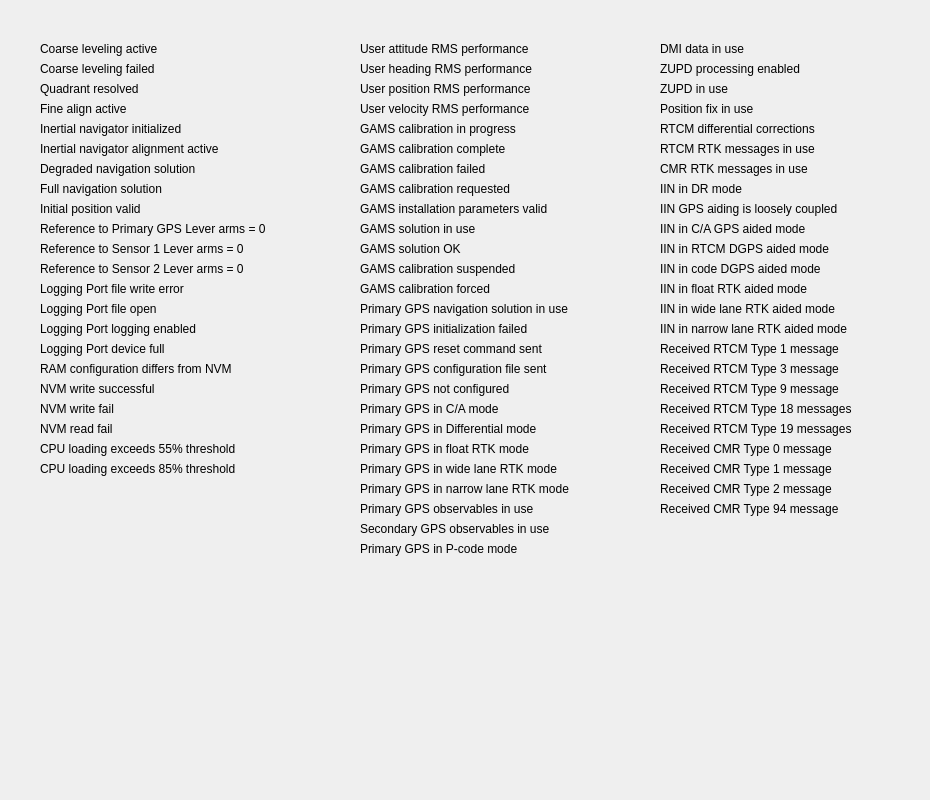
<?xml version="1.0" encoding="UTF-8"?>
<ui version="4.0">
 <class>GeneralStatusTab</class>
 <widget class="QWidget" name="GeneralStatusTab">
  <property name="geometry">
   <rect>
    <x>0</x>
    <y>0</y>
    <width>930</width>
    <height>800</height>
   </rect>
  </property>
  <property name="windowTitle">
   <string>Form</string>
  </property>
  <widget class="Led" name="coarseLevelingActiveLed" native="true">
   <property name="geometry">
    <rect>
     <x>10</x>
     <y>40</y>
     <width>16</width>
     <height>16</height>
    </rect>
   </property>
  </widget>
  <widget class="Led" name="coarseLevelingFailedLed" native="true">
   <property name="geometry">
    <rect>
     <x>10</x>
     <y>60</y>
     <width>16</width>
     <height>16</height>
    </rect>
   </property>
  </widget>
  <widget class="Led" name="quadrantResolvedLed" native="true">
   <property name="geometry">
    <rect>
     <x>10</x>
     <y>80</y>
     <width>16</width>
     <height>16</height>
    </rect>
   </property>
  </widget>
  <widget class="Led" name="fineAlignActiveLed" native="true">
   <property name="geometry">
    <rect>
     <x>10</x>
     <y>100</y>
     <width>16</width>
     <height>16</height>
    </rect>
   </property>
  </widget>
  <widget class="Led" name="inertialNavInitLed" native="true">
   <property name="geometry">
    <rect>
     <x>10</x>
     <y>120</y>
     <width>16</width>
     <height>16</height>
    </rect>
   </property>
  </widget>
  <widget class="Led" name="inertialNavAlignActiveLed" native="true">
   <property name="geometry">
    <rect>
     <x>10</x>
     <y>140</y>
     <width>16</width>
     <height>16</height>
    </rect>
   </property>
  </widget>
  <widget class="Led" name="degNavSolLed" native="true">
   <property name="geometry">
    <rect>
     <x>10</x>
     <y>160</y>
     <width>16</width>
     <height>16</height>
    </rect>
   </property>
  </widget>
  <widget class="Led" name="refPrimGPSLed" native="true">
   <property name="geometry">
    <rect>
     <x>10</x>
     <y>220</y>
     <width>16</width>
     <height>16</height>
    </rect>
   </property>
  </widget>
  <widget class="Led" name="initPosValidLed" native="true">
   <property name="geometry">
    <rect>
     <x>10</x>
     <y>200</y>
     <width>16</width>
     <height>16</height>
    </rect>
   </property>
  </widget>
  <widget class="Led" name="fullNavSolLed" native="true">
   <property name="geometry">
    <rect>
     <x>10</x>
     <y>180</y>
     <width>16</width>
     <height>16</height>
    </rect>
   </property>
  </widget>
  <widget class="Led" name="logPortFileOpenLed" native="true">
   <property name="geometry">
    <rect>
     <x>10</x>
     <y>300</y>
     <width>16</width>
     <height>16</height>
    </rect>
   </property>
  </widget>
  <widget class="Led" name="logPortLogEnableLed" native="true">
   <property name="geometry">
    <rect>
     <x>10</x>
     <y>320</y>
     <width>16</width>
     <height>16</height>
    </rect>
   </property>
  </widget>
  <widget class="Led" name="LogPortDeviceFullLed" native="true">
   <property name="geometry">
    <rect>
     <x>10</x>
     <y>340</y>
     <width>16</width>
     <height>16</height>
    </rect>
   </property>
  </widget>
  <widget class="Led" name="ramConfigLed" native="true">
   <property name="geometry">
    <rect>
     <x>10</x>
     <y>360</y>
     <width>16</width>
     <height>16</height>
    </rect>
   </property>
  </widget>
  <widget class="Led" name="nvmWriteSuccessLed" native="true">
   <property name="geometry">
    <rect>
     <x>10</x>
     <y>380</y>
     <width>16</width>
     <height>16</height>
    </rect>
   </property>
  </widget>
  <widget class="Led" name="nvmReadFailLed" native="true">
   <property name="geometry">
    <rect>
     <x>10</x>
     <y>420</y>
     <width>16</width>
     <height>16</height>
    </rect>
   </property>
  </widget>
  <widget class="Led" name="nvmWriteFailLed" native="true">
   <property name="geometry">
    <rect>
     <x>10</x>
     <y>400</y>
     <width>16</width>
     <height>16</height>
    </rect>
   </property>
  </widget>
  <widget class="Led" name="cpuLoading55Led" native="true">
   <property name="geometry">
    <rect>
     <x>10</x>
     <y>440</y>
     <width>16</width>
     <height>16</height>
    </rect>
   </property>
  </widget>
  <widget class="Led" name="cpuLoading85Led" native="true">
   <property name="geometry">
    <rect>
     <x>10</x>
     <y>460</y>
     <width>16</width>
     <height>16</height>
    </rect>
   </property>
  </widget>
  <widget class="Led" name="logPortWriteErrorLed" native="true">
   <property name="geometry">
    <rect>
     <x>10</x>
     <y>280</y>
     <width>16</width>
     <height>16</height>
    </rect>
   </property>
  </widget>
  <widget class="Led" name="refSensor2Led" native="true">
   <property name="geometry">
    <rect>
     <x>10</x>
     <y>260</y>
     <width>16</width>
     <height>16</height>
    </rect>
   </property>
  </widget>
  <widget class="Led" name="refSensor1Led" native="true">
   <property name="geometry">
    <rect>
     <x>10</x>
     <y>240</y>
     <width>16</width>
     <height>16</height>
    </rect>
   </property>
  </widget>
  <widget class="QLabel" name="label">
   <property name="geometry">
    <rect>
     <x>40</x>
     <y>40</y>
     <width>151</width>
     <height>17</height>
    </rect>
   </property>
   <property name="text">
    <string>Coarse leveling active</string>
   </property>
  </widget>
  <widget class="QLabel" name="label_2">
   <property name="geometry">
    <rect>
     <x>40</x>
     <y>80</y>
     <width>121</width>
     <height>17</height>
    </rect>
   </property>
   <property name="text">
    <string>Quadrant resolved</string>
   </property>
  </widget>
  <widget class="QLabel" name="label_3">
   <property name="geometry">
    <rect>
     <x>40</x>
     <y>100</y>
     <width>111</width>
     <height>17</height>
    </rect>
   </property>
   <property name="text">
    <string>Fine align active</string>
   </property>
  </widget>
  <widget class="QLabel" name="label_4">
   <property name="geometry">
    <rect>
     <x>40</x>
     <y>60</y>
     <width>151</width>
     <height>17</height>
    </rect>
   </property>
   <property name="text">
    <string>Coarse leveling failed</string>
   </property>
  </widget>
  <widget class="QLabel" name="label_5">
   <property name="geometry">
    <rect>
     <x>40</x>
     <y>200</y>
     <width>141</width>
     <height>17</height>
    </rect>
   </property>
   <property name="text">
    <string>Initial position valid</string>
   </property>
  </widget>
  <widget class="QLabel" name="label_6">
   <property name="geometry">
    <rect>
     <x>40</x>
     <y>320</y>
     <width>201</width>
     <height>17</height>
    </rect>
   </property>
   <property name="text">
    <string>Logging Port logging enabled</string>
   </property>
  </widget>
  <widget class="QLabel" name="label_7">
   <property name="geometry">
    <rect>
     <x>40</x>
     <y>180</y>
     <width>161</width>
     <height>17</height>
    </rect>
   </property>
   <property name="text">
    <string>Full navigation solution</string>
   </property>
  </widget>
  <widget class="QLabel" name="label_8">
   <property name="geometry">
    <rect>
     <x>40</x>
     <y>140</y>
     <width>231</width>
     <height>17</height>
    </rect>
   </property>
   <property name="text">
    <string>Inertial navigator alignment active</string>
   </property>
  </widget>
  <widget class="QLabel" name="label_9">
   <property name="geometry">
    <rect>
     <x>40</x>
     <y>120</y>
     <width>181</width>
     <height>17</height>
    </rect>
   </property>
   <property name="text">
    <string>Inertial navigator initialized</string>
   </property>
  </widget>
  <widget class="QLabel" name="label_10">
   <property name="geometry">
    <rect>
     <x>40</x>
     <y>160</y>
     <width>201</width>
     <height>17</height>
    </rect>
   </property>
   <property name="text">
    <string>Degraded navigation solution</string>
   </property>
  </widget>
  <widget class="QLabel" name="label_12">
   <property name="geometry">
    <rect>
     <x>40</x>
     <y>460</y>
     <width>241</width>
     <height>17</height>
    </rect>
   </property>
   <property name="text">
    <string>CPU loading exceeds 85% threshold</string>
   </property>
  </widget>
  <widget class="QLabel" name="label_13">
   <property name="geometry">
    <rect>
     <x>40</x>
     <y>420</y>
     <width>101</width>
     <height>17</height>
    </rect>
   </property>
   <property name="text">
    <string>NVM read fail</string>
   </property>
  </widget>
  <widget class="QLabel" name="label_14">
   <property name="geometry">
    <rect>
     <x>40</x>
     <y>440</y>
     <width>241</width>
     <height>17</height>
    </rect>
   </property>
   <property name="text">
    <string>CPU loading exceeds 55% threshold</string>
   </property>
  </widget>
  <widget class="QLabel" name="label_15">
   <property name="geometry">
    <rect>
     <x>40</x>
     <y>400</y>
     <width>111</width>
     <height>17</height>
    </rect>
   </property>
   <property name="text">
    <string>NVM write fail</string>
   </property>
  </widget>
  <widget class="QLabel" name="label_16">
   <property name="geometry">
    <rect>
     <x>40</x>
     <y>340</y>
     <width>161</width>
     <height>17</height>
    </rect>
   </property>
   <property name="text">
    <string>Logging Port device full</string>
   </property>
  </widget>
  <widget class="QLabel" name="label_17">
   <property name="geometry">
    <rect>
     <x>40</x>
     <y>380</y>
     <width>151</width>
     <height>17</height>
    </rect>
   </property>
   <property name="text">
    <string>NVM write successful</string>
   </property>
  </widget>
  <widget class="QLabel" name="label_18">
   <property name="geometry">
    <rect>
     <x>40</x>
     <y>360</y>
     <width>241</width>
     <height>17</height>
    </rect>
   </property>
   <property name="text">
    <string>RAM configuration differs from NVM</string>
   </property>
  </widget>
  <widget class="QLabel" name="label_19">
   <property name="geometry">
    <rect>
     <x>40</x>
     <y>300</y>
     <width>151</width>
     <height>17</height>
    </rect>
   </property>
   <property name="text">
    <string>Logging Port file open</string>
   </property>
  </widget>
  <widget class="QLabel" name="label_20">
   <property name="geometry">
    <rect>
     <x>40</x>
     <y>280</y>
     <width>181</width>
     <height>17</height>
    </rect>
   </property>
   <property name="text">
    <string>Logging Port file write error</string>
   </property>
  </widget>
  <widget class="QLabel" name="label_21">
   <property name="geometry">
    <rect>
     <x>40</x>
     <y>260</y>
     <width>261</width>
     <height>17</height>
    </rect>
   </property>
   <property name="text">
    <string>Reference to Sensor 2 Lever arms = 0</string>
   </property>
  </widget>
  <widget class="QLabel" name="label_22">
   <property name="geometry">
    <rect>
     <x>40</x>
     <y>240</y>
     <width>261</width>
     <height>17</height>
    </rect>
   </property>
   <property name="text">
    <string>Reference to Sensor 1 Lever arms = 0</string>
   </property>
  </widget>
  <widget class="QLabel" name="label_23">
   <property name="geometry">
    <rect>
     <x>40</x>
     <y>220</y>
     <width>271</width>
     <height>17</height>
    </rect>
   </property>
   <property name="text">
    <string>Reference to Primary GPS Lever arms = 0</string>
   </property>
  </widget>
  <widget class="Led" name="gamsInstallParamsLed" native="true">
   <property name="geometry">
    <rect>
     <x>330</x>
     <y>200</y>
     <width>16</width>
     <height>16</height>
    </rect>
   </property>
  </widget>
  <widget class="Led" name="primGPSRTKModeLed" native="true">
   <property name="geometry">
    <rect>
     <x>330</x>
     <y>440</y>
     <width>16</width>
     <height>16</height>
    </rect>
   </property>
  </widget>
  <widget class="QLabel" name="label_11">
   <property name="geometry">
    <rect>
     <x>360</x>
     <y>320</y>
     <width>211</width>
     <height>17</height>
    </rect>
   </property>
   <property name="text">
    <string>Primary GPS initialization failed</string>
   </property>
  </widget>
  <widget class="Led" name="primGPSNotConfiguredLed" native="true">
   <property name="geometry">
    <rect>
     <x>330</x>
     <y>380</y>
     <width>16</width>
     <height>16</height>
    </rect>
   </property>
  </widget>
  <widget class="QLabel" name="label_24">
   <property name="geometry">
    <rect>
     <x>360</x>
     <y>160</y>
     <width>161</width>
     <height>17</height>
    </rect>
   </property>
   <property name="text">
    <string>GAMS calibration failed</string>
   </property>
  </widget>
  <widget class="Led" name="gamsCalibReqLed" native="true">
   <property name="geometry">
    <rect>
     <x>330</x>
     <y>180</y>
     <width>16</width>
     <height>16</height>
    </rect>
   </property>
  </widget>
  <widget class="QLabel" name="label_25">
   <property name="geometry">
    <rect>
     <x>360</x>
     <y>40</y>
     <width>211</width>
     <height>17</height>
    </rect>
   </property>
   <property name="text">
    <string>User attitude RMS performance</string>
   </property>
  </widget>
  <widget class="QLabel" name="label_26">
   <property name="geometry">
    <rect>
     <x>360</x>
     <y>360</y>
     <width>231</width>
     <height>17</height>
    </rect>
   </property>
   <property name="text">
    <string>Primary GPS configuration file sent</string>
   </property>
  </widget>
  <widget class="QLabel" name="label_27">
   <property name="geometry">
    <rect>
     <x>360</x>
     <y>380</y>
     <width>181</width>
     <height>17</height>
    </rect>
   </property>
   <property name="text">
    <string>Primary GPS not configured</string>
   </property>
  </widget>
  <widget class="QLabel" name="label_28">
   <property name="geometry">
    <rect>
     <x>360</x>
     <y>460</y>
     <width>241</width>
     <height>17</height>
    </rect>
   </property>
   <property name="text">
    <string>Primary GPS in wide lane RTK mode</string>
   </property>
  </widget>
  <widget class="QLabel" name="label_29">
   <property name="geometry">
    <rect>
     <x>360</x>
     <y>180</y>
     <width>191</width>
     <height>17</height>
    </rect>
   </property>
   <property name="text">
    <string>GAMS calibration requested</string>
   </property>
  </widget>
  <widget class="Led" name="attitudeRMSLed" native="true">
   <property name="geometry">
    <rect>
     <x>330</x>
     <y>40</y>
     <width>16</width>
     <height>16</height>
    </rect>
   </property>
  </widget>
  <widget class="Led" name="primGPSCAModeLed" native="true">
   <property name="geometry">
    <rect>
     <x>330</x>
     <y>400</y>
     <width>16</width>
     <height>16</height>
    </rect>
   </property>
  </widget>
  <widget class="QLabel" name="label_30">
   <property name="geometry">
    <rect>
     <x>360</x>
     <y>260</y>
     <width>191</width>
     <height>17</height>
    </rect>
   </property>
   <property name="text">
    <string>GAMS calibration suspended</string>
   </property>
  </widget>
  <widget class="Led" name="gamsCalibFailedLed" native="true">
   <property name="geometry">
    <rect>
     <x>330</x>
     <y>160</y>
     <width>16</width>
     <height>16</height>
    </rect>
   </property>
  </widget>
  <widget class="QLabel" name="label_31">
   <property name="geometry">
    <rect>
     <x>360</x>
     <y>300</y>
     <width>261</width>
     <height>17</height>
    </rect>
   </property>
   <property name="text">
    <string>Primary GPS navigation solution in use</string>
   </property>
  </widget>
  <widget class="QLabel" name="label_32">
   <property name="geometry">
    <rect>
     <x>360</x>
     <y>280</y>
     <width>161</width>
     <height>17</height>
    </rect>
   </property>
   <property name="text">
    <string>GAMS calibration forced</string>
   </property>
  </widget>
  <widget class="QLabel" name="label_33">
   <property name="geometry">
    <rect>
     <x>360</x>
     <y>240</y>
     <width>121</width>
     <height>17</height>
    </rect>
   </property>
   <property name="text">
    <string>GAMS solution OK</string>
   </property>
  </widget>
  <widget class="Led" name="primGPSResetLed" native="true">
   <property name="geometry">
    <rect>
     <x>330</x>
     <y>340</y>
     <width>16</width>
     <height>16</height>
    </rect>
   </property>
  </widget>
  <widget class="QLabel" name="label_34">
   <property name="geometry">
    <rect>
     <x>360</x>
     <y>400</y>
     <width>171</width>
     <height>17</height>
    </rect>
   </property>
   <property name="text">
    <string>Primary GPS in C/A mode</string>
   </property>
  </widget>
  <widget class="QLabel" name="label_35">
   <property name="geometry">
    <rect>
     <x>360</x>
     <y>420</y>
     <width>221</width>
     <height>17</height>
    </rect>
   </property>
   <property name="text">
    <string>Primary GPS in Differential mode</string>
   </property>
  </widget>
  <widget class="QLabel" name="label_36">
   <property name="geometry">
    <rect>
     <x>360</x>
     <y>140</y>
     <width>181</width>
     <height>17</height>
    </rect>
   </property>
   <property name="text">
    <string>GAMS calibration complete</string>
   </property>
  </widget>
  <widget class="Led" name="velRMSLed" native="true">
   <property name="geometry">
    <rect>
     <x>330</x>
     <y>100</y>
     <width>16</width>
     <height>16</height>
    </rect>
   </property>
  </widget>
  <widget class="Led" name="gamsSolOkLed" native="true">
   <property name="geometry">
    <rect>
     <x>330</x>
     <y>240</y>
     <width>16</width>
     <height>16</height>
    </rect>
   </property>
  </widget>
  <widget class="Led" name="primGPSInitFailedLed" native="true">
   <property name="geometry">
    <rect>
     <x>330</x>
     <y>320</y>
     <width>16</width>
     <height>16</height>
    </rect>
   </property>
  </widget>
  <widget class="QLabel" name="label_37">
   <property name="geometry">
    <rect>
     <x>360</x>
     <y>220</y>
     <width>141</width>
     <height>17</height>
    </rect>
   </property>
   <property name="text">
    <string>GAMS solution in use</string>
   </property>
  </widget>
  <widget class="Led" name="gamsCalibProgressLed" native="true">
   <property name="geometry">
    <rect>
     <x>330</x>
     <y>120</y>
     <width>16</width>
     <height>16</height>
    </rect>
   </property>
  </widget>
  <widget class="QLabel" name="label_38">
   <property name="geometry">
    <rect>
     <x>360</x>
     <y>120</y>
     <width>191</width>
     <height>17</height>
    </rect>
   </property>
   <property name="text">
    <string>GAMS calibration in progress</string>
   </property>
  </widget>
  <widget class="Led" name="gamsCalibForcedLed" native="true">
   <property name="geometry">
    <rect>
     <x>330</x>
     <y>280</y>
     <width>16</width>
     <height>16</height>
    </rect>
   </property>
  </widget>
  <widget class="QLabel" name="label_39">
   <property name="geometry">
    <rect>
     <x>360</x>
     <y>200</y>
     <width>241</width>
     <height>17</height>
    </rect>
   </property>
   <property name="text">
    <string>GAMS installation parameters valid</string>
   </property>
  </widget>
  <widget class="QLabel" name="label_40">
   <property name="geometry">
    <rect>
     <x>360</x>
     <y>80</y>
     <width>211</width>
     <height>17</height>
    </rect>
   </property>
   <property name="text">
    <string>User position RMS performance</string>
   </property>
  </widget>
  <widget class="Led" name="primGPSConfigSentLed" native="true">
   <property name="geometry">
    <rect>
     <x>330</x>
     <y>360</y>
     <width>16</width>
     <height>16</height>
    </rect>
   </property>
  </widget>
  <widget class="Led" name="primGPSWideRTKModeLed" native="true">
   <property name="geometry">
    <rect>
     <x>330</x>
     <y>460</y>
     <width>16</width>
     <height>16</height>
    </rect>
   </property>
  </widget>
  <widget class="Led" name="headingRMSLed" native="true">
   <property name="geometry">
    <rect>
     <x>330</x>
     <y>60</y>
     <width>16</width>
     <height>16</height>
    </rect>
   </property>
  </widget>
  <widget class="QLabel" name="label_41">
   <property name="geometry">
    <rect>
     <x>360</x>
     <y>440</y>
     <width>201</width>
     <height>17</height>
    </rect>
   </property>
   <property name="text">
    <string>Primary GPS in float RTK mode</string>
   </property>
  </widget>
  <widget class="QLabel" name="label_42">
   <property name="geometry">
    <rect>
     <x>360</x>
     <y>60</y>
     <width>211</width>
     <height>17</height>
    </rect>
   </property>
   <property name="text">
    <string>User heading RMS performance</string>
   </property>
  </widget>
  <widget class="QLabel" name="label_43">
   <property name="geometry">
    <rect>
     <x>360</x>
     <y>100</y>
     <width>211</width>
     <height>17</height>
    </rect>
   </property>
   <property name="text">
    <string>User velocity RMS performance</string>
   </property>
  </widget>
  <widget class="Led" name="primGPSNavSolInUseLed" native="true">
   <property name="geometry">
    <rect>
     <x>330</x>
     <y>300</y>
     <width>16</width>
     <height>16</height>
    </rect>
   </property>
  </widget>
  <widget class="QLabel" name="label_44">
   <property name="geometry">
    <rect>
     <x>360</x>
     <y>340</y>
     <width>221</width>
     <height>17</height>
    </rect>
   </property>
   <property name="text">
    <string>Primary GPS reset command sent</string>
   </property>
  </widget>
  <widget class="Led" name="gamsCalibSuspLed" native="true">
   <property name="geometry">
    <rect>
     <x>330</x>
     <y>260</y>
     <width>16</width>
     <height>16</height>
    </rect>
   </property>
  </widget>
  <widget class="Led" name="gamsSolInUseLed" native="true">
   <property name="geometry">
    <rect>
     <x>330</x>
     <y>220</y>
     <width>16</width>
     <height>16</height>
    </rect>
   </property>
  </widget>
  <widget class="Led" name="primGPSDIffModLed" native="true">
   <property name="geometry">
    <rect>
     <x>330</x>
     <y>420</y>
     <width>16</width>
     <height>16</height>
    </rect>
   </property>
  </widget>
  <widget class="Led" name="posRMSLed" native="true">
   <property name="geometry">
    <rect>
     <x>330</x>
     <y>80</y>
     <width>16</width>
     <height>16</height>
    </rect>
   </property>
  </widget>
  <widget class="Led" name="gamsCalibCompleteLed" native="true">
   <property name="geometry">
    <rect>
     <x>330</x>
     <y>140</y>
     <width>16</width>
     <height>16</height>
    </rect>
   </property>
  </widget>
  <widget class="Led" name="primGPSNarrowRTKModeLed" native="true">
   <property name="geometry">
    <rect>
     <x>330</x>
     <y>480</y>
     <width>16</width>
     <height>16</height>
    </rect>
   </property>
  </widget>
  <widget class="QLabel" name="label_49">
   <property name="geometry">
    <rect>
     <x>360</x>
     <y>520</y>
     <width>231</width>
     <height>17</height>
    </rect>
   </property>
   <property name="text">
    <string>Secondary GPS observables in use</string>
   </property>
  </widget>
  <widget class="Led" name="secGPSObsLed" native="true">
   <property name="geometry">
    <rect>
     <x>330</x>
     <y>520</y>
     <width>16</width>
     <height>16</height>
    </rect>
   </property>
  </widget>
  <widget class="QLabel" name="label_51">
   <property name="geometry">
    <rect>
     <x>360</x>
     <y>500</y>
     <width>211</width>
     <height>17</height>
    </rect>
   </property>
   <property name="text">
    <string>Primary GPS observables in use</string>
   </property>
  </widget>
  <widget class="Led" name="primGPSObsLed" native="true">
   <property name="geometry">
    <rect>
     <x>330</x>
     <y>500</y>
     <width>16</width>
     <height>16</height>
    </rect>
   </property>
  </widget>
  <widget class="QLabel" name="label_52">
   <property name="geometry">
    <rect>
     <x>360</x>
     <y>480</y>
     <width>251</width>
     <height>17</height>
    </rect>
   </property>
   <property name="text">
    <string>Primary GPS in narrow lane RTK mode</string>
   </property>
  </widget>
  <widget class="QLabel" name="label_53">
   <property name="geometry">
    <rect>
     <x>360</x>
     <y>540</y>
     <width>191</width>
     <height>17</height>
    </rect>
   </property>
   <property name="text">
    <string>Primary GPS in P-code mode</string>
   </property>
  </widget>
  <widget class="Led" name="primGPSPCodeLed" native="true">
   <property name="geometry">
    <rect>
     <x>330</x>
     <y>540</y>
     <width>16</width>
     <height>16</height>
    </rect>
   </property>
  </widget>
  <widget class="QLabel" name="label_45">
   <property name="geometry">
    <rect>
     <x>660</x>
     <y>140</y>
     <width>181</width>
     <height>17</height>
    </rect>
   </property>
   <property name="text">
    <string>RTCM RTK messages in use</string>
   </property>
  </widget>
  <widget class="QLabel" name="label_46">
   <property name="geometry">
    <rect>
     <x>660</x>
     <y>380</y>
     <width>211</width>
     <height>17</height>
    </rect>
   </property>
   <property name="text">
    <string>Received RTCM Type 9 message</string>
   </property>
  </widget>
  <widget class="QLabel" name="label_47">
   <property name="geometry">
    <rect>
     <x>660</x>
     <y>80</y>
     <width>211</width>
     <height>17</height>
    </rect>
   </property>
   <property name="text">
    <string>ZUPD in use</string>
   </property>
  </widget>
  <widget class="QLabel" name="label_48">
   <property name="geometry">
    <rect>
     <x>660</x>
     <y>220</y>
     <width>171</width>
     <height>17</height>
    </rect>
   </property>
   <property name="text">
    <string>IIN in C/A GPS aided mode</string>
   </property>
  </widget>
  <widget class="QLabel" name="label_50">
   <property name="geometry">
    <rect>
     <x>660</x>
     <y>300</y>
     <width>261</width>
     <height>17</height>
    </rect>
   </property>
   <property name="text">
    <string>IIN in wide lane RTK aided mode</string>
   </property>
  </widget>
  <widget class="QLabel" name="label_54">
   <property name="geometry">
    <rect>
     <x>660</x>
     <y>260</y>
     <width>191</width>
     <height>17</height>
    </rect>
   </property>
   <property name="text">
    <string>IIN in code DGPS aided mode</string>
   </property>
  </widget>
  <widget class="QLabel" name="label_55">
   <property name="geometry">
    <rect>
     <x>660</x>
     <y>480</y>
     <width>251</width>
     <height>17</height>
    </rect>
   </property>
   <property name="text">
    <string>Received CMR Type 2 message</string>
   </property>
  </widget>
  <widget class="Led" name="cmrRTKMsgInUseLed" native="true">
   <property name="geometry">
    <rect>
     <x>630</x>
     <y>160</y>
     <width>16</width>
     <height>16</height>
    </rect>
   </property>
  </widget>
  <widget class="Led" name="iinDGPSLed" native="true">
   <property name="geometry">
    <rect>
     <x>630</x>
     <y>260</y>
     <width>16</width>
     <height>16</height>
    </rect>
   </property>
  </widget>
  <widget class="QLabel" name="label_56">
   <property name="geometry">
    <rect>
     <x>660</x>
     <y>60</y>
     <width>211</width>
     <height>17</height>
    </rect>
   </property>
   <property name="text">
    <string>ZUPD processing enabled</string>
   </property>
  </widget>
  <widget class="Led" name="iinDRModeLed" native="true">
   <property name="geometry">
    <rect>
     <x>630</x>
     <y>180</y>
     <width>16</width>
     <height>16</height>
    </rect>
   </property>
  </widget>
  <widget class="Led" name="iinRTCMDGPSLed" native="true">
   <property name="geometry">
    <rect>
     <x>630</x>
     <y>240</y>
     <width>16</width>
     <height>16</height>
    </rect>
   </property>
  </widget>
  <widget class="Led" name="recRTCM18Led" native="true">
   <property name="geometry">
    <rect>
     <x>630</x>
     <y>400</y>
     <width>16</width>
     <height>16</height>
    </rect>
   </property>
  </widget>
  <widget class="QLabel" name="label_57">
   <property name="geometry">
    <rect>
     <x>660</x>
     <y>400</y>
     <width>231</width>
     <height>17</height>
    </rect>
   </property>
   <property name="text">
    <string>Received RTCM Type 18 messages</string>
   </property>
  </widget>
  <widget class="Led" name="zupdProcEnabledLed" native="true">
   <property name="geometry">
    <rect>
     <x>630</x>
     <y>60</y>
     <width>16</width>
     <height>16</height>
    </rect>
   </property>
  </widget>
  <widget class="Led" name="iinNarrowRTKLed" native="true">
   <property name="geometry">
    <rect>
     <x>630</x>
     <y>320</y>
     <width>16</width>
     <height>16</height>
    </rect>
   </property>
  </widget>
  <widget class="QLabel" name="label_58">
   <property name="geometry">
    <rect>
     <x>660</x>
     <y>40</y>
     <width>211</width>
     <height>17</height>
    </rect>
   </property>
   <property name="text">
    <string>DMI data in use</string>
   </property>
  </widget>
  <widget class="QLabel" name="label_59">
   <property name="geometry">
    <rect>
     <x>660</x>
     <y>420</y>
     <width>231</width>
     <height>17</height>
    </rect>
   </property>
   <property name="text">
    <string>Received RTCM Type 19 messages</string>
   </property>
  </widget>
  <widget class="Led" name="iinWideRTKLed" native="true">
   <property name="geometry">
    <rect>
     <x>630</x>
     <y>300</y>
     <width>16</width>
     <height>16</height>
    </rect>
   </property>
  </widget>
  <widget class="Led" name="iinCALed" native="true">
   <property name="geometry">
    <rect>
     <x>630</x>
     <y>220</y>
     <width>16</width>
     <height>16</height>
    </rect>
   </property>
  </widget>
  <widget class="Led" name="rtcmRTKMsgInUseLed" native="true">
   <property name="geometry">
    <rect>
     <x>630</x>
     <y>140</y>
     <width>16</width>
     <height>16</height>
    </rect>
   </property>
  </widget>
  <widget class="QLabel" name="label_60">
   <property name="geometry">
    <rect>
     <x>660</x>
     <y>180</y>
     <width>191</width>
     <height>17</height>
    </rect>
   </property>
   <property name="text">
    <string>IIN in DR mode</string>
   </property>
  </widget>
  <widget class="Led" name="recCMR94Led" native="true">
   <property name="geometry">
    <rect>
     <x>630</x>
     <y>500</y>
     <width>16</width>
     <height>16</height>
    </rect>
   </property>
  </widget>
  <widget class="QLabel" name="label_61">
   <property name="geometry">
    <rect>
     <x>660</x>
     <y>240</y>
     <width>201</width>
     <height>17</height>
    </rect>
   </property>
   <property name="text">
    <string>IIN in RTCM DGPS aided mode</string>
   </property>
  </widget>
  <widget class="QLabel" name="label_62">
   <property name="geometry">
    <rect>
     <x>660</x>
     <y>120</y>
     <width>191</width>
     <height>17</height>
    </rect>
   </property>
   <property name="text">
    <string>RTCM differential corrections</string>
   </property>
  </widget>
  <widget class="Led" name="rtcmDiffCorrLed" native="true">
   <property name="geometry">
    <rect>
     <x>630</x>
     <y>120</y>
     <width>16</width>
     <height>16</height>
    </rect>
   </property>
  </widget>
  <widget class="QLabel" name="label_63">
   <property name="geometry">
    <rect>
     <x>660</x>
     <y>320</y>
     <width>231</width>
     <height>17</height>
    </rect>
   </property>
   <property name="text">
    <string>IIN in narrow lane RTK aided mode</string>
   </property>
  </widget>
  <widget class="Led" name="dmiInUseLed" native="true">
   <property name="geometry">
    <rect>
     <x>630</x>
     <y>40</y>
     <width>16</width>
     <height>16</height>
    </rect>
   </property>
  </widget>
  <widget class="QLabel" name="label_64">
   <property name="geometry">
    <rect>
     <x>660</x>
     <y>100</y>
     <width>211</width>
     <height>17</height>
    </rect>
   </property>
   <property name="text">
    <string>Position fix in use</string>
   </property>
  </widget>
  <widget class="QLabel" name="label_65">
   <property name="geometry">
    <rect>
     <x>660</x>
     <y>280</y>
     <width>181</width>
     <height>17</height>
    </rect>
   </property>
   <property name="text">
    <string>IIN in float RTK aided mode</string>
   </property>
  </widget>
  <widget class="QLabel" name="label_66">
   <property name="geometry">
    <rect>
     <x>660</x>
     <y>200</y>
     <width>241</width>
     <height>17</height>
    </rect>
   </property>
   <property name="text">
    <string>IIN GPS aiding is loosely coupled</string>
   </property>
  </widget>
  <widget class="QLabel" name="label_67">
   <property name="geometry">
    <rect>
     <x>660</x>
     <y>340</y>
     <width>221</width>
     <height>17</height>
    </rect>
   </property>
   <property name="text">
    <string>Received RTCM Type 1 message</string>
   </property>
  </widget>
  <widget class="Led" name="iinRTKLed" native="true">
   <property name="geometry">
    <rect>
     <x>630</x>
     <y>280</y>
     <width>16</width>
     <height>16</height>
    </rect>
   </property>
  </widget>
  <widget class="QLabel" name="label_70">
   <property name="geometry">
    <rect>
     <x>660</x>
     <y>440</y>
     <width>211</width>
     <height>17</height>
    </rect>
   </property>
   <property name="text">
    <string>Received CMR Type 0 message</string>
   </property>
  </widget>
  <widget class="Led" name="recCMR0Led" native="true">
   <property name="geometry">
    <rect>
     <x>630</x>
     <y>440</y>
     <width>16</width>
     <height>16</height>
    </rect>
   </property>
  </widget>
  <widget class="QLabel" name="label_71">
   <property name="geometry">
    <rect>
     <x>660</x>
     <y>360</y>
     <width>231</width>
     <height>17</height>
    </rect>
   </property>
   <property name="text">
    <string>Received RTCM Type 3 message</string>
   </property>
  </widget>
  <widget class="Led" name="recRTCM19Led" native="true">
   <property name="geometry">
    <rect>
     <x>630</x>
     <y>420</y>
     <width>16</width>
     <height>16</height>
    </rect>
   </property>
  </widget>
  <widget class="QLabel" name="label_72">
   <property name="geometry">
    <rect>
     <x>660</x>
     <y>160</y>
     <width>181</width>
     <height>17</height>
    </rect>
   </property>
   <property name="text">
    <string>CMR RTK messages in use</string>
   </property>
  </widget>
  <widget class="Led" name="posFixInUseLed" native="true">
   <property name="geometry">
    <rect>
     <x>630</x>
     <y>100</y>
     <width>16</width>
     <height>16</height>
    </rect>
   </property>
  </widget>
  <widget class="Led" name="zupdInUseLed" native="true">
   <property name="geometry">
    <rect>
     <x>630</x>
     <y>80</y>
     <width>16</width>
     <height>16</height>
    </rect>
   </property>
  </widget>
  <widget class="QLabel" name="label_73">
   <property name="geometry">
    <rect>
     <x>660</x>
     <y>500</y>
     <width>211</width>
     <height>17</height>
    </rect>
   </property>
   <property name="text">
    <string>Received CMR Type 94 message</string>
   </property>
  </widget>
  <widget class="Led" name="recCMR1Led" native="true">
   <property name="geometry">
    <rect>
     <x>630</x>
     <y>460</y>
     <width>16</width>
     <height>16</height>
    </rect>
   </property>
  </widget>
  <widget class="Led" name="recRTCM1Led" native="true">
   <property name="geometry">
    <rect>
     <x>630</x>
     <y>340</y>
     <width>16</width>
     <height>16</height>
    </rect>
   </property>
  </widget>
  <widget class="Led" name="iinGPSLed" native="true">
   <property name="geometry">
    <rect>
     <x>630</x>
     <y>200</y>
     <width>16</width>
     <height>16</height>
    </rect>
   </property>
  </widget>
  <widget class="QLabel" name="label_74">
   <property name="geometry">
    <rect>
     <x>660</x>
     <y>460</y>
     <width>241</width>
     <height>17</height>
    </rect>
   </property>
   <property name="text">
    <string>Received CMR Type 1 message</string>
   </property>
  </widget>
  <widget class="Led" name="recCMR2Led" native="true">
   <property name="geometry">
    <rect>
     <x>630</x>
     <y>480</y>
     <width>16</width>
     <height>16</height>
    </rect>
   </property>
  </widget>
  <widget class="Led" name="recRTCM9Led" native="true">
   <property name="geometry">
    <rect>
     <x>630</x>
     <y>380</y>
     <width>16</width>
     <height>16</height>
    </rect>
   </property>
  </widget>
  <widget class="Led" name="recRTCM3Led" native="true">
   <property name="geometry">
    <rect>
     <x>630</x>
     <y>360</y>
     <width>16</width>
     <height>16</height>
    </rect>
   </property>
  </widget>
 </widget>
 <customwidgets>
  <customwidget>
   <class>Led</class>
   <extends>QWidget</extends>
   <header>visualization/Led.h</header>
   <container>1</container>
  </customwidget>
 </customwidgets>
 <resources/>
 <connections/>
</ui>
